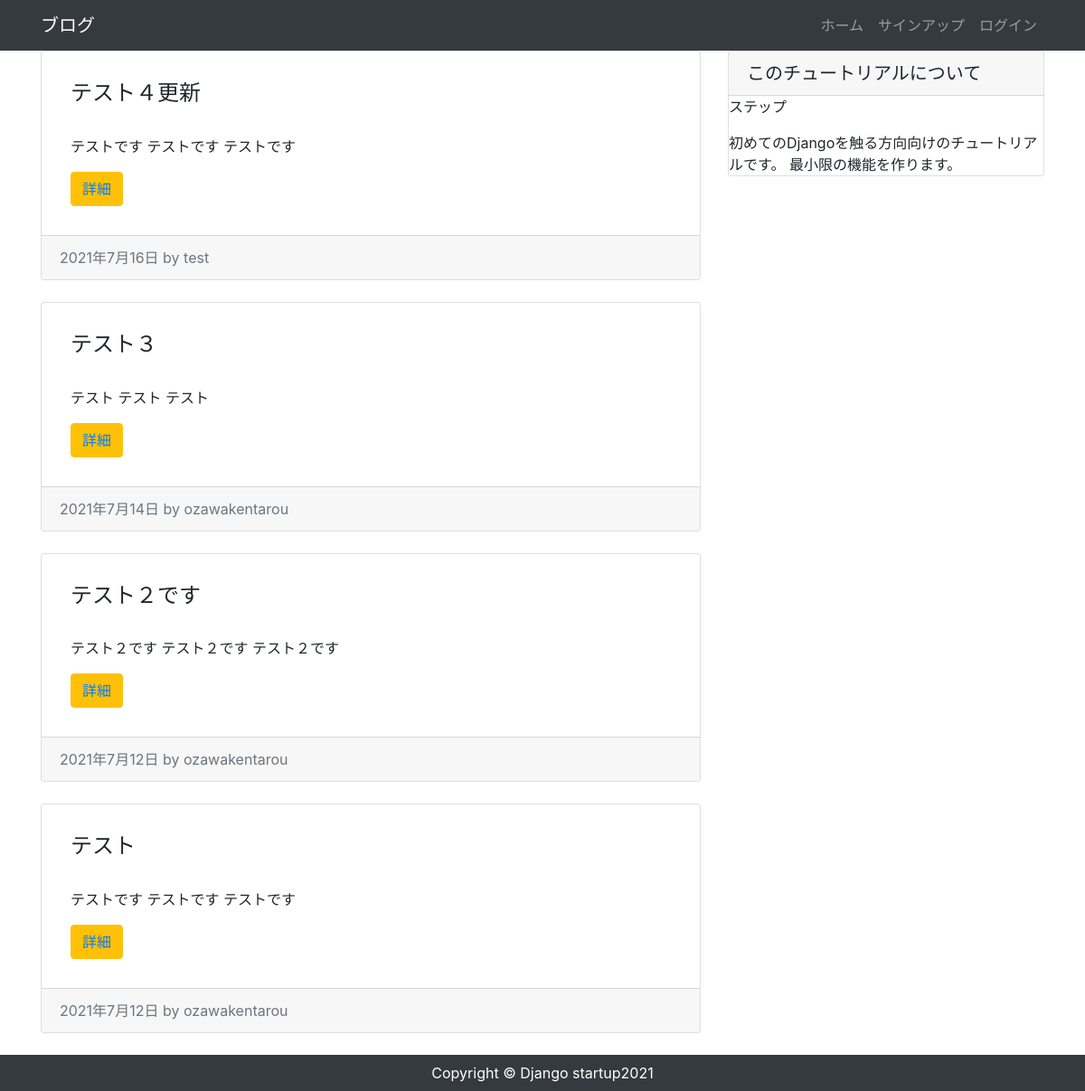
The page / on the database its author committed.
### app/models.py (models this page shows, shortened)
class Post(models.Model):
 author = models.ForeignKey(settings.AUTH_USER_MODEL,on_delete=models.CASCADE)
 title = models.CharField("タイトル",max_length=200)
 content = models.TextField("本文")
 created = models.DateTimeField("作成日",default=timezone.now)

### app/views.py (the view)
# urls.py: path('', views.IndexView.as_view(),name='index'),
class IndexView(View):
  def get(self,request,*args,**kwargs):
    post_data = Post.objects.order_by('-id')
    return render(request, 'app/index.html',{
      'post_data':post_data
    })

### app/templates/app/index.html
{% extends "app/base.html" %} {% block content %}
<div class="row">
  <div class="col-md-8">
    {% for post in post_data %}
    <div class="card mb-4">
      <div class="card-body">
        <h2 class="card-title">{{ post.title}}</h2>
        <p class="card-text">{{ post.content|truncatechars:100}}</p>
        <div class="btn btn-warning">
          <a href="{% url 'post_detail' post.id %}" class="stretched-link">
            詳細
          </a>
        </div>
      </div>
      <div class="card-footer text-muted">
        {{ post.created|date }} by {{ post.author }}
      </div>
    </div>
    {% endfor %}
  </div>
  <div class="col-md-4">
    <div class="card">
      <h5 class="card-header">このチュートリアルについて</h5>
      <div class="card-boy">
        <p>ステップ</p>
        <p class="mb-0">
          初めてのDjangoを触る方向向けのチュートリアルです。
          最小限の機能を作ります。
        </p>
      </div>
    </div>
  </div>
</div>
{% endblock %}

### app/templates/app/base.html (shortened to what this page needs)
{% load static %}
<!DOCTYPE html>
<html lang="ja">
  <head>
    <link
      rel="stylesheet"
      href="https://stackpath.bootstrapcdn.com/bootstrap/4.2.1/css/bootstrap.min.css"
    />
    <link rel="stylesheet" href="{% static 'css/style.css' %}" />
  </head>
  <body>
    <nav class="navbar navbar-expand-lg navbar-dark bg-dark">
      <div class="container">
        <a class="navbar-brand" href="/">ブログ</a>
        <ul class="navbar-nav ml-auto">
          <li class="nav-item">
            <a class="nav-link" href="/">ホーム</a>
          </li>
          {% if user.is_authenticated %}
          <li class="nav-item">
            <a class="nav-link" href="{% url 'post_new' %}">投稿</a>
          </li>
          <li class="nav-item">
            <a class="nav-link" href="{% url 'account_logout' %}">ログアウト</a>
          </li>
          {% else %}
          <li class="nav-item">
            <a class="nav-link" href="{% url 'account_signup' %}">サインアップ</a>
          </li>
          <li class="nav-item">
            <a class="nav-link" href="{% url 'account_login' %}"> ログイン </a>
          </li>
          {% endif %}
        </ul>
      </div>
    </nav>
    <main>
      <div class="container">{% block content %} {% endblock %}</div>
    </main>
    <footer class="py-2 bg-dark">
      <p class="m-0 text-center text-white">
        Copyright &copy; Django startup2021
      </p>
    </footer>
  </body>
</html>

### app/static/css/style.css (style rules this page uses)
* { padding: 0; margin: 0; box-sizing: border-box; }
body { background-color: #fff; display: flex; flex-flow: column; min-height: 100vh; }
main { flex: 1; }
.card-title { margin-bottom: 2rem; font-size: 1.5rem; }
.card-body { padding: 2rem; }

### rows shown on the page
Post: title "テスト４更新", content "テストです テストです テストです", created "2021年7月16日", author "test"
Post: title "テスト３", content "テスト テスト テスト", created "2021年7月14日", author "ozawakentarou"
Post: title "テスト２です", content "テスト２です テスト２です テスト２です", created "2021年7月12日", author "ozawakentarou"
Post: title "テスト", content "テストです テストです テストです", created "2021年7月12日", author "ozawakentarou"
